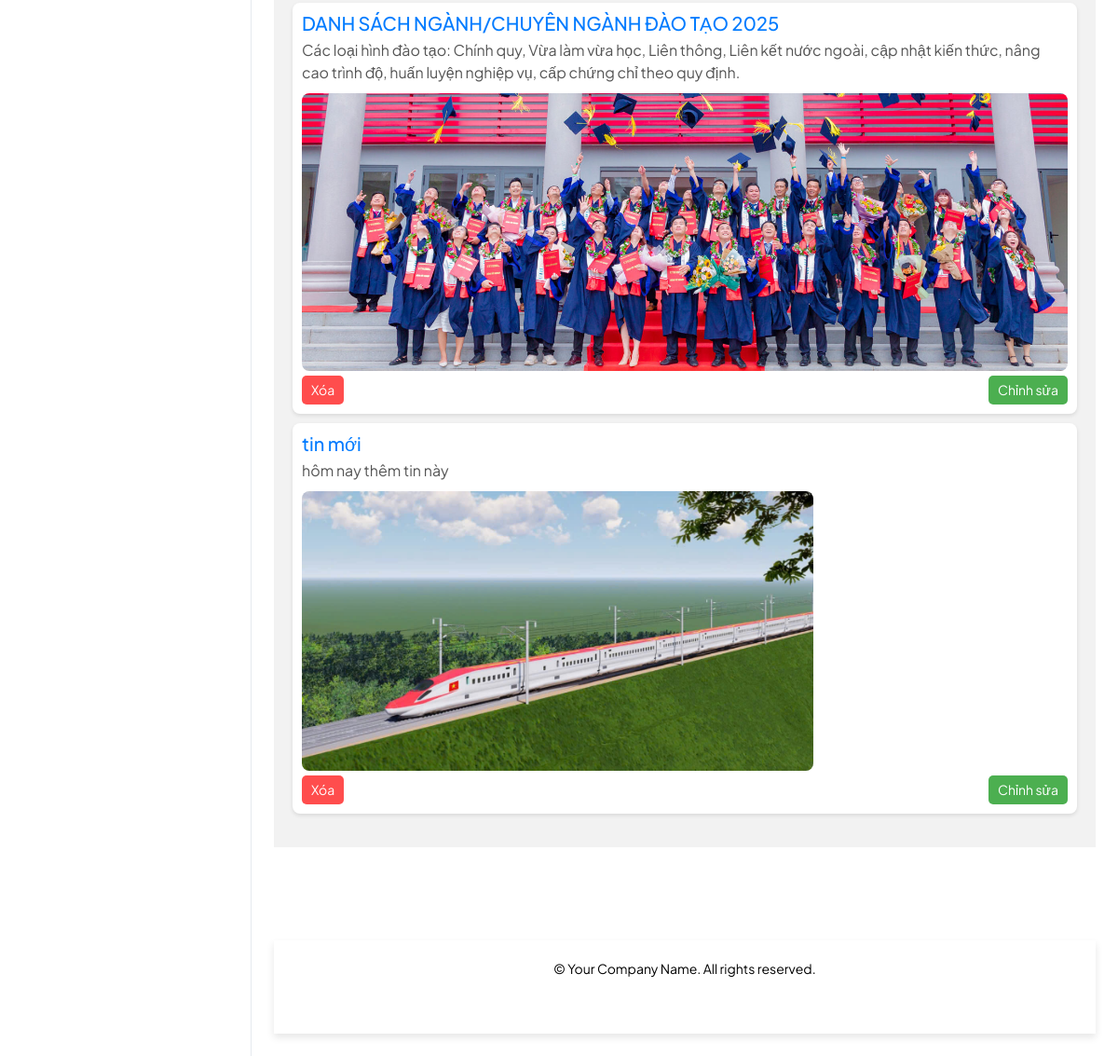
/news-list/ (signed in, lower part), run on an earlier commit of the app's database.
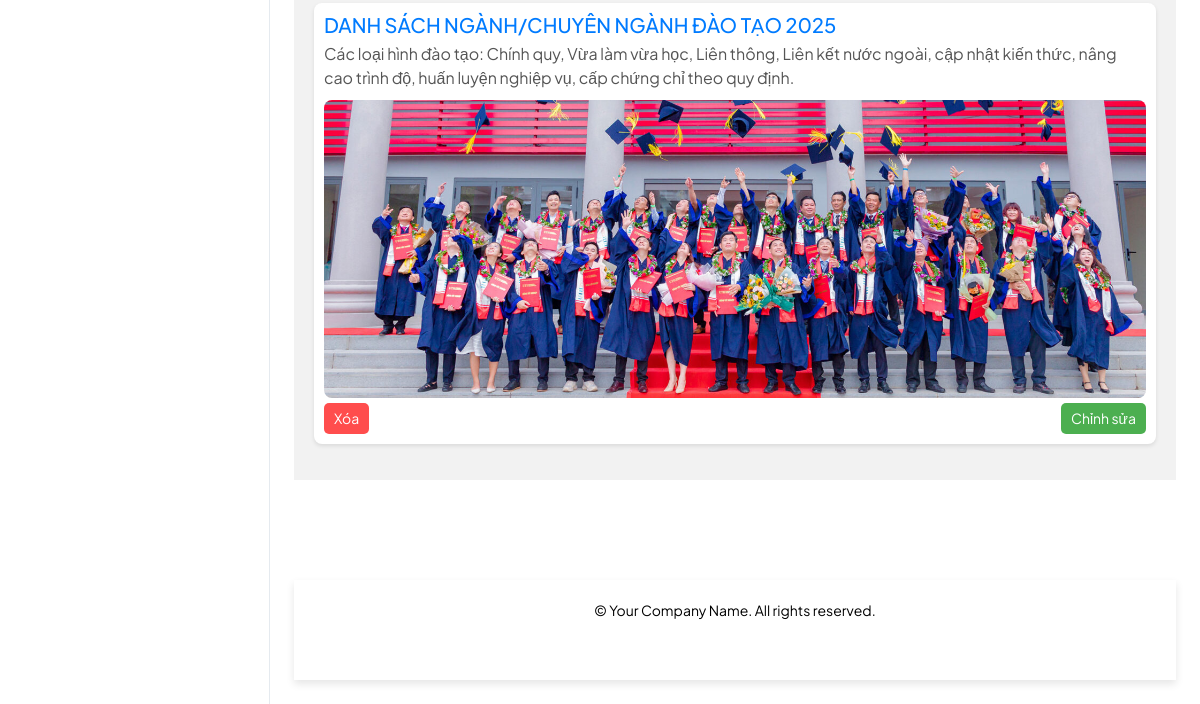
And on a later commit of the database.
### app/models.py (models this page shows, shortened)
class WebPage(models.Model):
    CATEGORY_CHOICES = [
        ('tin-tuc-su-kien', 'Tin Tức'),
        ('tuyen-sinh', 'Tuyển Sinh'),
        ('other', 'Khác'),
    ]
    site = models.ForeignKey(Site, on_delete=models.CASCADE)
    name = models.CharField(max_length=200)
    category = models.CharField(max_length=50, choices=CATEGORY_CHOICES, default='other')
    slug = models.SlugField(unique=True, blank=True)
    image = models.ImageField(upload_to='app/images/tintuc/', blank=True, null=True)
    content = models.TextField(null=True, blank=True)
    video_url = models.URLField(null=True, blank=True)
    image2 = models.ImageField(upload_to='app/images/tintuc/', blank=True, null=True)  # Thêm trường image2
    created_at = models.DateTimeField(default=timezone.now)

### app/views.py (the view)
# urls.py: path('news-list/', views.news_list, name='news_list'),
@login_required
def news_list(request):
    news = WebPage.objects.all()
    return render(request, 'app/tintuc/news_list.html', {'news': news})

### app/templates/app/tintuc/news_list.html (shortened to what this page needs)
{% extends "app/home_dashboard.html" %} {% block content %}
<div class="container_t">
  <ul class="news-list_t">
    {% for item in news %}
    <li class="news-item_t">
      <h2 class="news-title_t">{{ item.name }}</h2>
      <p class="news-content_t">{{ item.content }}</p>
      {% if item.image %}
      <img
        class="news-image_t"
        src="{{ item.image.url }}"
        alt="{{ item.name }}"
      />
      {% endif %}
      <div class="button-container_t">
        <form
          action="{% url 'delete_news' item.id %}"
          method="post"
          style="display: inline"
        >
          <button type="submit" class="delete-button_t">Xóa</button>
        </form>
        <a href="{% url 'edit_news' item.id %}" class="edit-button_t"
          >Chỉnh sửa</a
        >
      </div>
    </li>
    {% endfor %}
  </ul>
</div>
{% endblock %}

What changed in the data, as far as the page shows it:
removed WebPage: name "tin mới", content "hôm nay thêm tin này", image (picture)
